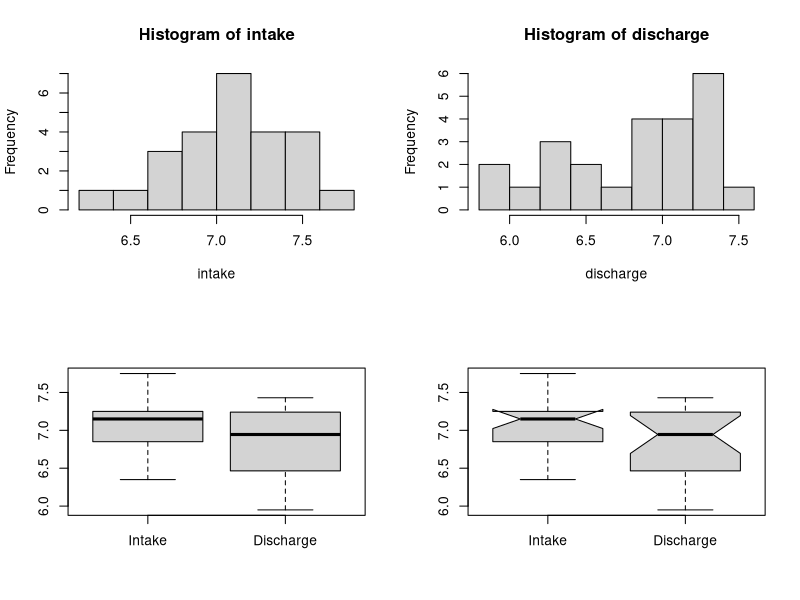

Generate this figure with R:
# Sample from intake site
intake <- c(7.2, 7.5, 6.89, 6.95, 6.73, 7.25, 7.2, 6.85, 7.52, 7.01, 6.65, 7.55, 
            7.14, 7.45, 7.24, 7.75, 6.85, 6.5, 6.64, 7.19, 7.15, 7.21, 7.15, 
            7.3, 6.35)

# Sample from discharge site
discharge <- c(7.25, 7.23, 6.85, 7.07, 6.55, 7.43, 7.3, 6.9, 7.1, 6.95, 7.39, 
               6.54, 6.39, 6.08, 6.3, 6.35, 7.34, 6.7, 7.08, 7.09, 7.4, 6, 6.94, 
               5.95)

# Histograms and boxplots
par(mfrow = c(2, 2))
hist(intake)
hist(discharge)
boxplot(intake, discharge, names = c("Intake", "Discharge"))
boxplot(intake, discharge, names = c("Intake", "Discharge"), notch = TRUE)

# Two-sample t-test assuming equal variances
t.test(intake, discharge, alternative = "two.sided", 
       mu = 0,
       var.equal = TRUE,
       conf.level = 0.95)

# Two-sample t-test assuming unequal variances
t.test(intake, discharge, alternative = "two.sided", 
       mu = 0,
       var.equal = FALSE,
       conf.level = 0.95)
